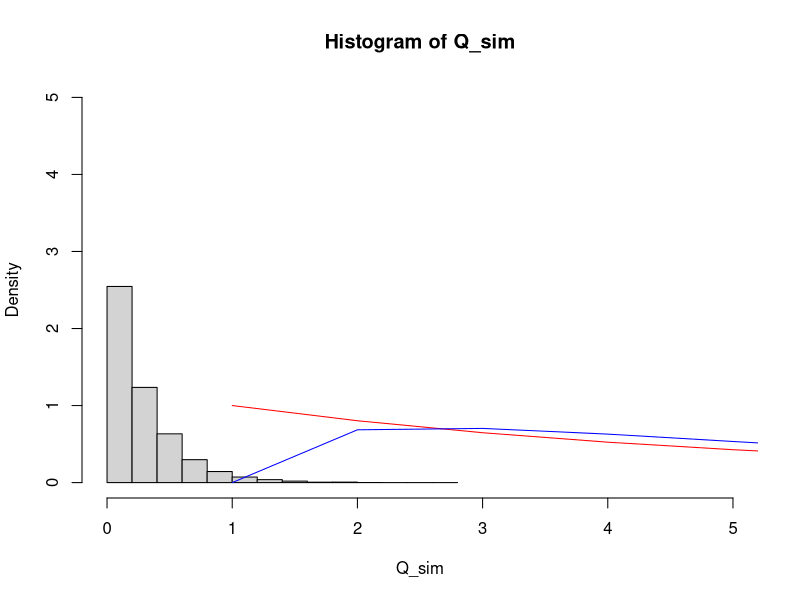

Source code (R): (Note: this script raises an error after producing the figure.)
## Sampling distribution of i repeated measures
mu <- sample(0:10,1) ## pick up one random number as mu
i <- 3 ## number of repeated measures
j <- 10 ## number of participants in each group
range_a <- 0 ## set up of group difference range
mean_s <- 3 ## set up of participants' effect
mean_res <- 0 ## set up the mean of residuals

Q_sim <- NULL

## Accumulating simulated quntities
for(k in 1:10000){
## Setting of pseudo effects and residuals
a <- rep(range_a, i) ## group differences to grand mean
s <- rnorm(j,mean_s,1)## participant's difference 
res <- rnorm(i*j,mean_res,1) ## rest of the residuals

## Making of pseudo data
data <- data.frame(y = mu + rep(a,j) + rep(s,i) + res, S = rep(seq(1:j),each=i), x = rep(seq(1:i),j))

group_means <- with(data, tapply(y,x,mean)) 
participant_means <- with(data, tapply(y, S, mean))
grand_mean <- mean(data$y)

## Compute the test statistics
SS_Group <- j*sum((group_means - grand_mean)^2)
MS_Group <- SS_Group/(i-1)

SS_Res <- sum((data$y - rep(group_means,each=j) - rep(participant_means, i) + grand_mean)^2)
MS_Res <- SS_Res/((j-1)*(i-1))

Q_sim <- c(Q_sim,MS_Group/MS_Res)

k = k+1
}

## Draw the sampling distribution of MSG/MSR
hist(Q_sim,freq = FALSE,xlim=c(0,5), ylim=c(0,5) )
## Compute the accumulated frequencies of distributions
sampling <- hist(Q_sim, plot = FALSE)
## Draw the theoretical probability distributions
lines(df(sampling$breaks, df1=(i-1),df2=((i-1)*(j-1))),col="red")
lines(df(sampling$breaks, df1=i,df2=i*j),col="blue")

## SS of sampling and probability functions(F distributions)
sum((sampling_density - df(sampling$breaks, df1=(i-1),df2=(i*(j-1)))[-1] )^2)
sum((sampling_density - df(sampling$breaks, df1=i,df2=i*j)[-1])^2)


## Estimation of Type 1 Error
sum(Q_sim > qf(.95,df1=(i-1),df2=(i-1)*(j-1)))
